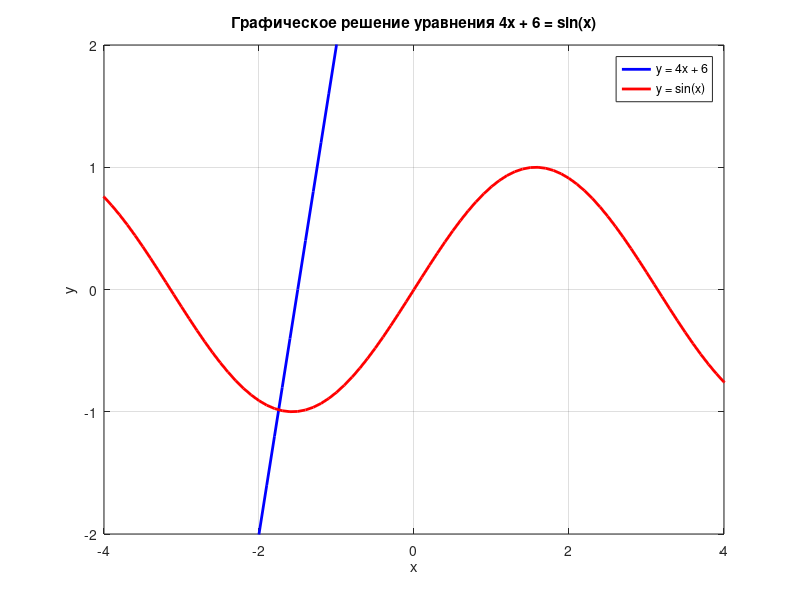

Write MATLAB code to recreate this figure.
% Корень
f = @(x) 4*x + 6 - sin(x);

x0 = 0;

root = fzero(f, x0);

disp(['Корень уравнения: ', num2str(root)]);

% График
x = -10:0.1:10;

y1 = 4*x + 6;
y2 = sin(x);

figure;
plot(x, y1, 'b', 'LineWidth', 2);
hold on;
plot(x, y2, 'r', 'LineWidth', 2);
grid on;

title('Графическое решение уравнения 4x + 6 = sin(x)');
xlabel('x');
ylabel('y');
legend('y = 4x + 6', 'y = sin(x)');
ylim([-2 2]);
xlim([-4 4]);